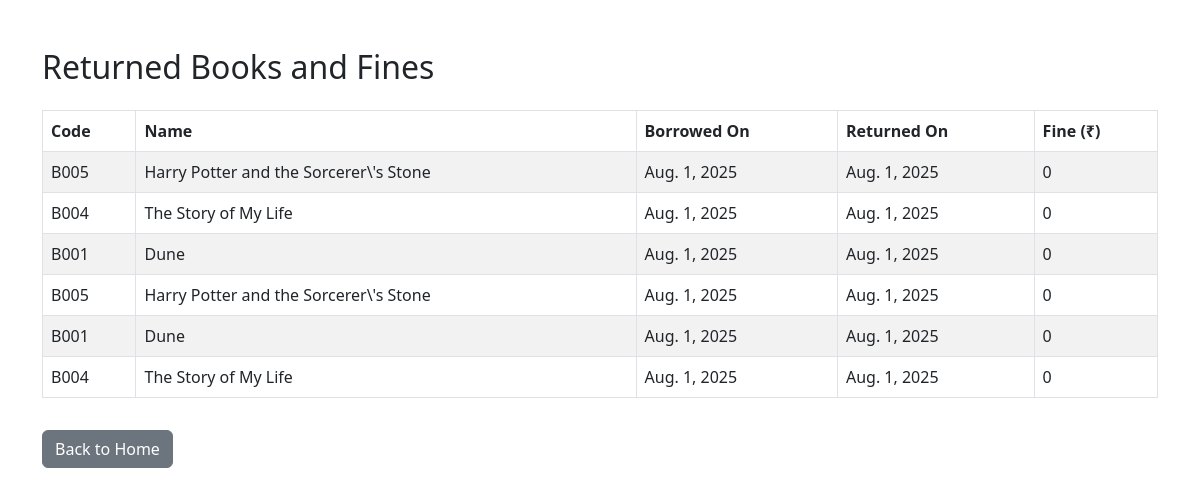
Page /borrowing/returned-books/ (signed in) on the committed database.
### inventory/models.py (models this page shows, shortened)
class Book(models.Model):
    STATUS_CHOICES = [
        ('available', 'Available'),
        ('borrowed', 'Borrowed'),
        ('damaged', 'Damaged'),
        ('lost', 'Lost'),
    ]
    code = models.CharField(max_length=10, unique=True)
    title = models.CharField(max_length=200)
    author = models.CharField(max_length=100)
    publisher=models.CharField(max_length=100)
    edition=models.IntegerField()
    category = models.ForeignKey(Category, on_delete=models.CASCADE)
    status = models.CharField(max_length=10, choices=STATUS_CHOICES, default='available')

### borrowing/models.py (models this page shows, shortened)
class Borrowing(models.Model):
    user = models.ForeignKey(User, on_delete=models.CASCADE)
    book = models.ForeignKey(Book, on_delete=models.CASCADE)
    borrowed_on = models.DateField(auto_now_add=True)
    returned_on = models.DateField(null=True, blank=True)
    fine = models.DecimalField(max_digits=6, decimal_places=2, default=0.00)

### borrowing/views.py (the view)
# urls.py: path('returned-books/',returned_books, name='returned_books'),
@login_required
def returned_books(request):
    records = Borrowing.objects.filter(user=request.user, returned_on__isnull=False)
    books_with_fines = []
    for record in records:
        fine = calculate_fine(record.borrowed_on, record.returned_on)
        books_with_fines.append({
            'book': record.book,
            'borrowed_on': record.borrowed_on,
            'returned_on': record.returned_on,
            'fine': fine
        })
    return render(request, 'borrowing/returned_books.html', {'books': books_with_fines})

### borrowing/views.py (called while the page is built)
def calculate_fine(borrowed_on, returned_on):
    allowed_days = 7
    late_days = (returned_on - borrowed_on).days - allowed_days
    return max(0, late_days * 5)

### templates/borrowing/returned_books.html (shortened to what this page needs)
<!DOCTYPE html>
<html>
<head>
    <link rel="stylesheet" href="https://cdn.jsdelivr.net/npm/bootstrap@5.3.0/dist/css/bootstrap.min.css">
</head>
<body>
<div class="container mt-5">
    <h2 class="mb-4">Returned Books and Fines</h2>
    {% if books %}
    <table class="table table-striped table-bordered">
        <thead>
            <tr>
                <th>Code</th>
                <th>Name</th>
                <th>Borrowed On</th>
                <th>Returned On</th>
                <th>Fine (₹)</th>
            </tr>
        </thead>
        <tbody>
            {% for record in books %}
            <tr>
                <td>{{ record.book.code }}</td>
                <td>{{ record.book.title }}</td>
                <td>{{ record.borrowed_on }}</td>
                <td>{{ record.returned_on }}</td>
                <td>{{ record.fine }}</td>
            </tr>
            {% endfor %}
        </tbody>
    </table>
    {% else %}
    <p>No returned books found.</p>
    {% endif %}
    <a href="{% url 'index' %}" class="btn btn-secondary mt-3">Back to Home</a>
</div>
</body>
</html>

### rows in the picture
Book: book.code "B005", book "Harry Potter and the Sorcerer\\'s Stone", borrowed_on "Aug. 1, 2025", returned_on "Aug. 1, 2025", fine "0"
Book: book.code "B004", book "The Story of My Life", borrowed_on "Aug. 1, 2025", returned_on "Aug. 1, 2025", fine "0"
Book: book.code "B001", book "Dune", borrowed_on "Aug. 1, 2025", returned_on "Aug. 1, 2025", fine "0"
